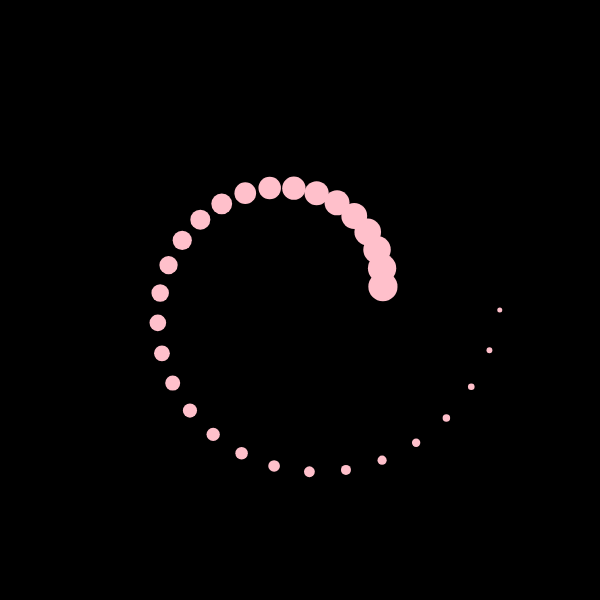
Frame 1 (no input)
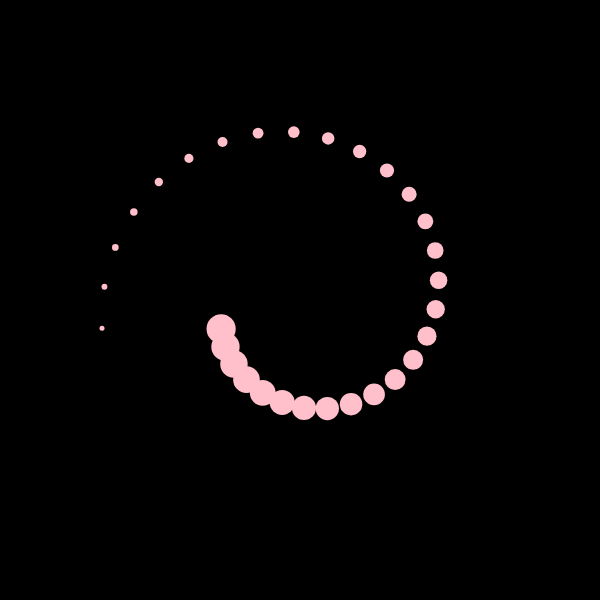
Frame 60 (no input)
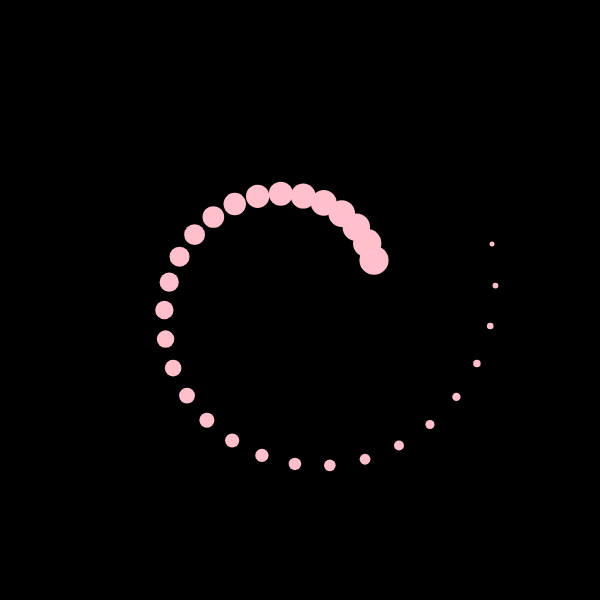
Frame 120 (the mouse pressed at the canvas centre since frame 60)

The p5.js sketch that drew these frames (run headless with seeded random() and noise() and a simulated clock; from frame 60 on, the mouse is pressed at the canvas centre):

// p5.js sketch
// ── sketch.js
function setup() {
    createCanvas(600, 600);
    noStroke();
    fill(255);
  }
  
  function draw() {
   background(0);
      
    translate(width / 2, height / 2);
  
    let numDots = 30;
    let radius = 200;
    let angleOffset = frameCount * 0.05;
  
    for (let i = 0; i < numDots; i++) {
    let angle = map(i, 0, numDots, 0, TWO_PI) + angleOffset;
    let x = cos(angle) * radius
    let y = sin(angle) * radius
    let dotSize = map(i, 0, numDots, 5, 30);
  
    fill("pink")
    ellipse(x, y, dotSize);
      
      
    radius -= 4;
      
      
      
    }
  }
  
